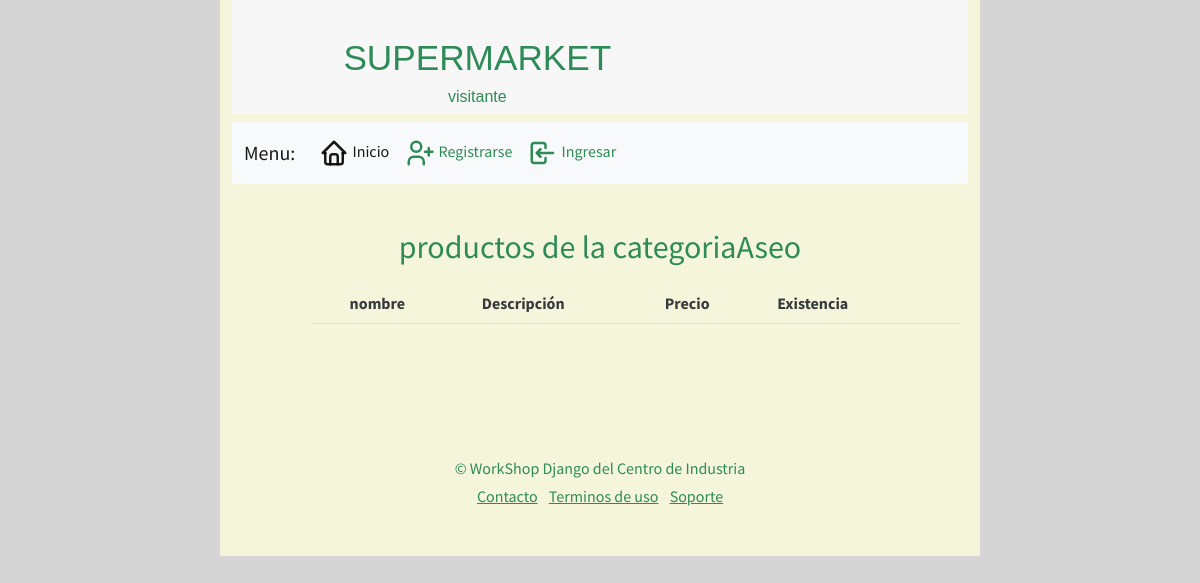
The page /productos/productos/3 on the database as committed earlier.
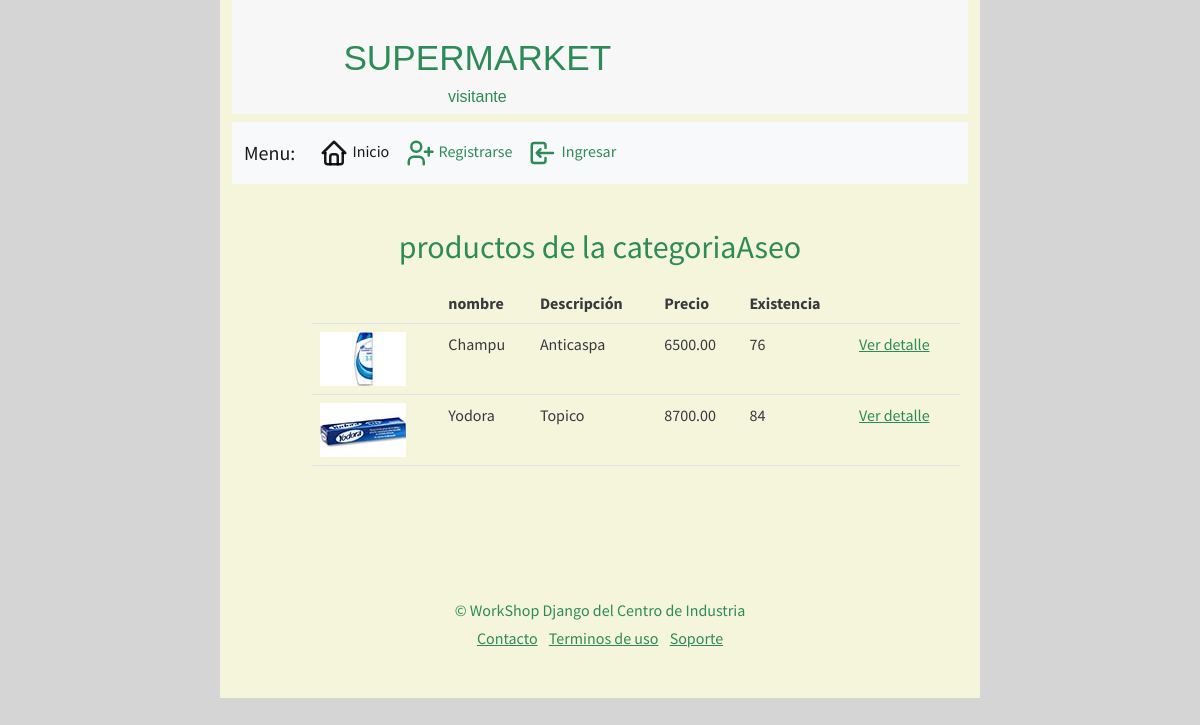
The same page on the database as committed later.
### appProductos/models.py (models this page shows, shortened)
class Producto(models.Model):
        nombre = models.CharField(max_length=100, null=False)
        descripcion = models.CharField(max_length=300, null=True)
        precioUnitario = models.DecimalField(max_digits=8, decimal_places=2)
        unidad = models.CharField(max_length=10, null=False)
        existencia= models.IntegerField(null=True)
        imgGrande = models.ImageField(upload_to='productos', null=True)
        imgPeque = models.ImageField(upload_to='iconos', null=True)
        categoria= models.ForeignKey(Categoria, on_delete=models.CASCADE, null=False)

### appProductos/views.py (the view)
# urls.py: path('productos/<str:idCategoria>', views.verProductosCategoria, name='productos'),
def verProductosCategoria(request, idCategoria):
    idCat = int(idCategoria)
    nombreCat  = Categoria.objects.get(id=idCat)
    listaProductos = Producto.objects.filter(categoria= idCat)
    context = {
        'productos': listaProductos,
        'titulo': 'productos de la categoria' + str(nombreCat),
    }
    return render(request, 'productos/productos.html', context)

### appProductos/models.py (called while the page is built)
    def __str__(self):
        return self.descripCategoria

### templates/productos/productos.html
{% extends 'base.html' %}
{% block content %}
<br>
<div class="mb-3 descripcion text-center">
    <h2>{{titulo}}</h2>
</div>
<div class="row">
    <table class="table">
        <thead>
            <th></th>
            <th>nombre</th>
            <th>Descripción</th>
            <th>Precio</th>
            <th>Existencia</th>
            <th></th>
        </thead>
        <tbody>
            {% for prod in productos %}
            <tr>
                <td><img src="{{prod.imgPeque.url}}" alt="X"> </td>
                <td>{{prod.nombre}}</td>
                <td>{{prod.descripcion}}</td>
                <td>{{prod.precioUnitario}}</td>
                <td>{{prod.existencia}}</td>
                <td><a href="{% url 'un_producto' prod.id %}" type="button" id="detalles" class="fa-solid fa-circle-info">  Ver detalle</a></td>
            </tr>
            {% endfor %}
        </tbody>
    </table>
</div>
{% endblock %}

Rows that differ between the two databases and show on the page:
now on this page (row edited): Producto: imgPeque (picture), nombre "Champu", descripcion "Anticaspa", precioUnitario "6500.00", existencia "76"
now on this page (row edited): Producto: imgPeque (picture), nombre "Yodora", descripcion "Topico", precioUnitario "8700.00", existencia "84"
